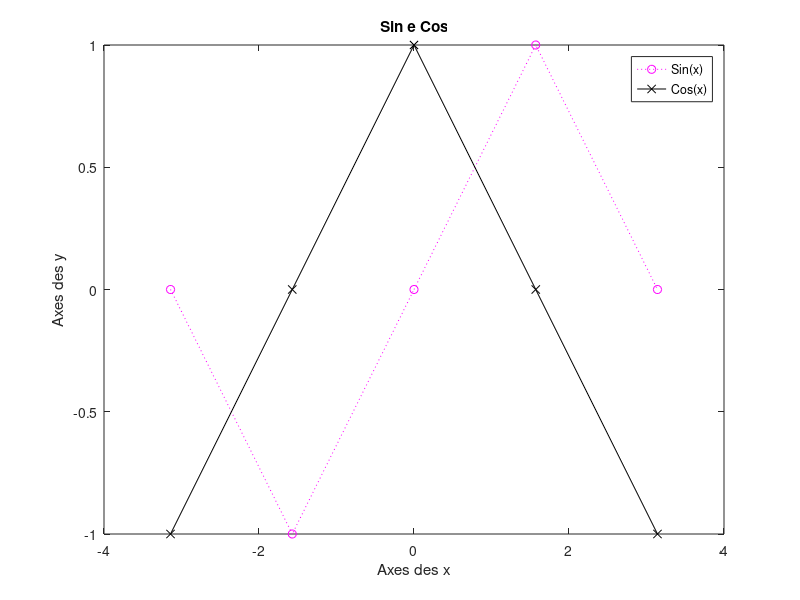
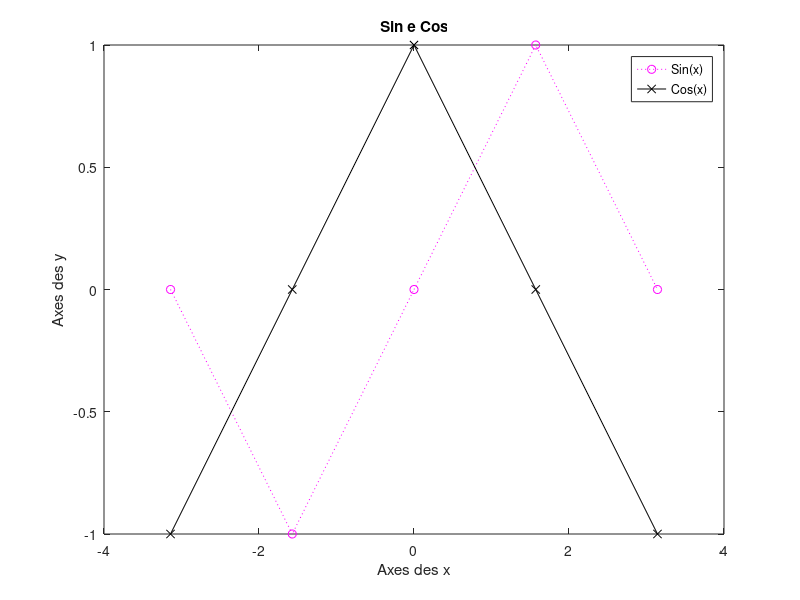

MATLAB code to generate these figures, in order:
clear all
clc

amostras = input('Digite aqui o numero de amostras: ')

%exemplificando como figura 1
figure(1);
%x variando de -pi a pi em 21 amostras
x = linspace(-pi, pi, amostras);
%definindo quem eh y
y = sin(x);
%plotando os valores
plot(x, y, 'm:o', x, cos(x), 'k-x');
%definindo o titulo
title('Sin e Cos')
%definindo a legenda do plot 
legend('Sin(x)', 'Cos(x)')
%definindo o axes
xlabel('Axes des x')
ylabel('Axes des y')

%salvando o grafico em PDF ou JPG
saveas(gca, 'myPlot_graphics.pdf', 'pdf')
saveas(gca, 'myPlot_graphics.jpg', 'jpg')
